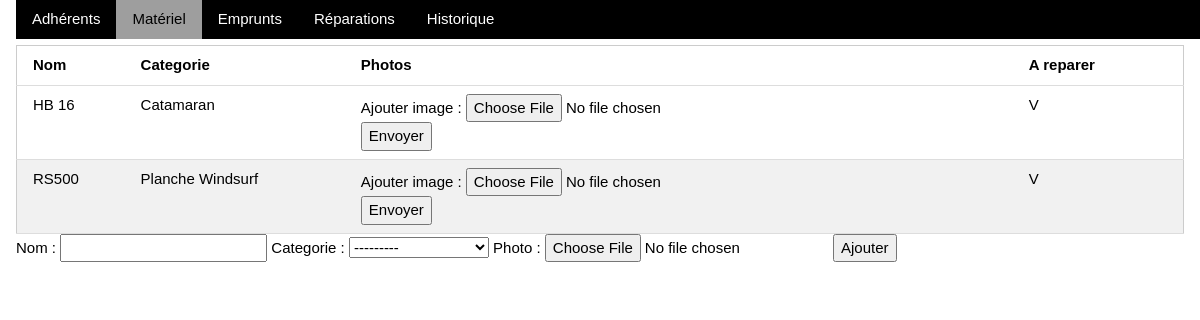
Page /materiel/ on the earlier database version.
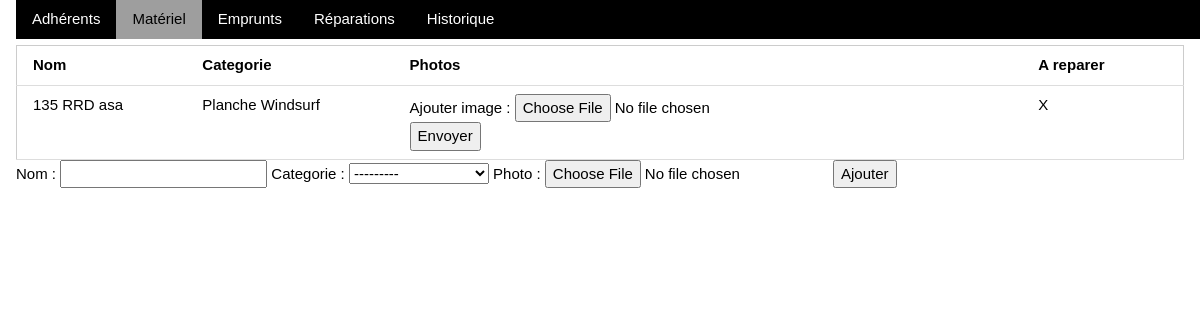
Same page on the later database version.
### gestion/models.py (models this page shows, shortened)
class Gear(models.Model):
    name = models.CharField(max_length=64, unique=True)
    category = models.ForeignKey(GearCat, on_delete=models.DO_NOTHING, null=False)
    toRepair = models.BooleanField(default=False)
    photo = models.ImageField(upload_to='photos/', null=True, blank=True)
    class Meta:
        verbose_name = 'Materiel'

class GearCat(models.Model):
    name = models.CharField(max_length=64, unique=True)
    def __str__(self):
        return self.name
    class Meta:
        verbose_name = "Categorie Materiel"

### gestion/views.py (the view)
# urls.py: path('materiel/', views.materiel, name='materiel'),
def materiel(request):
    newGearForm = None
    addImageForm = None
    if request.method == 'POST':
        if request.POST['action'] == 'Ajouter':
            newGearForm = GearForm(request.POST, request.FILES)
            if newGearForm.is_valid():
                newGearForm.save()
                return redirect('materiel')
        elif request.POST['action'] == 'Envoyer':
            addImageForm = AddImageForm(request.POST, request.FILES)
            gear_id = int(request.POST['id'])
            if addImageForm.is_valid():
                g = Gear.objects.get(id=gear_id)
                imageFile = request.FILES['photo']
                g.photo = imageFile
                g.save()
                return redirect('materiel')
    else:
        newGearForm = GearForm()
        addImageForm = AddImageForm()
    context = {
        "newGearForm": newGearForm,
        "addImageForm": addImageForm,
        "materiel": Gear.objects.all(),
        "pageName": "materiel",
       }
    return render(request, "gestion/materiel.html", context)

### gestion/forms.py
class GearForm(forms.ModelForm):
    name = forms.CharField(max_length=64, label="Nom", required=True)
    category = forms.ModelChoiceField(queryset=GearCat.objects.all(), label="Categorie", required=True)
    photo = forms.ImageField(label="Photo", required=False)
    class Meta:
        model = Gear
        fields = ['name', 'category', 'photo']

class AddImageForm(forms.Form):
    photo = forms.ImageField(label="Ajouter image", required=True)
    class Meta:
        fields = ['photo']

### gestion/templates/gestion/materiel.html (shortened to what this page needs)
{% include "gestion/head.html" %}
        <table class="table-sortable w3-table-all w3-hoverable">
            <tr>
                <thead>
                <th data-sort="string">Nom</th>
                <th data-sort="string">Categorie</th>
                <th data-sort="string">Photos</th>
                <th data-sort="string">A reparer</th>
                </thead>
            </tr>
            <tbody>
            {% for m in materiel %}
                <tr>
                    <td>{{ m.name }}</td>
                    <td>{{ m.category.name }}</td>
                    <td>
                        {% if m.photo %}
                            <img src="{{ m.photo.url }}" alt="" width="100" height="100">
                        {% else %}
                            <form method="post" enctype="multipart/form-data">
                                {{ addImageForm.as_div }}
                                <input type="submit" name="action" value="Envoyer">
                            </form>
                        {% endif %}
                    </td>
                    {% if m.toRepair %}
                    	<td>V</td>
                    {% else %}
                    	<td>X</td>
                    {% endif %}
                    <td></td>
                </tr>
            {% endfor %}
            </tbody>
        </table>
        <div>
            <form method="post" enctype="multipart/form-data">
                {{ newGearForm }}
                <input type="submit" name="action" value="Ajouter">
            </form>
        </div>
    </div>
</body>

Differences in the rows shown:
removed Gear: name "RS500", category.name "Planche Windsurf", toRepair "V"
changed Gear: name "HB 16" → "135 RRD asa"; category.name "Catamaran" → "Planche Windsurf"; toRepair "V" → "X"
